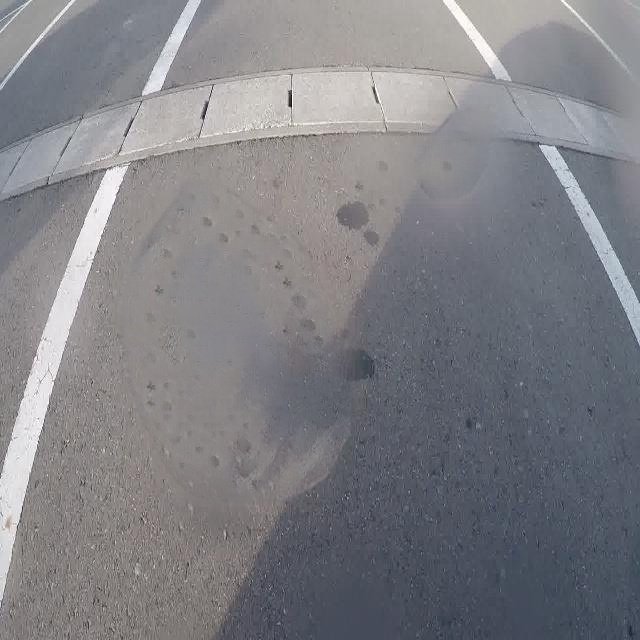
#> input picture testimages/test1_ret.png, 640 x 640 px
$ python unsharp_mask.py
#> lines starting #> are read from the running program, lines starting #| are printed output that depends on the picture
#> further down, image is the input picture: shape (640, 640, 3); mean B, G, R 132.4, 127.7, 127.6
import cv2
import numpy as np

import poissonblending


def unsharp_mask(image, kernel_size=(5, 5), sigma= 5.0, amount=1.0, threshold=5):
    """Return a sharpened version of the image, using an unsharp mask."""
#> called with kernel_size = (5, 5), sigma = 5, amount = 1, threshold = 5
    # For details on unsharp masking, see:
    # https://en.wikipedia.org/wiki/Unsharp_masking
    # https://homepages.inf.ed.ac.uk/rbf/HIPR2/unsharp.htm
    blurred = cv2.GaussianBlur(image, kernel_size, sigma)
    sharpened = float(amount + 1) * image - float(amount) * blurred
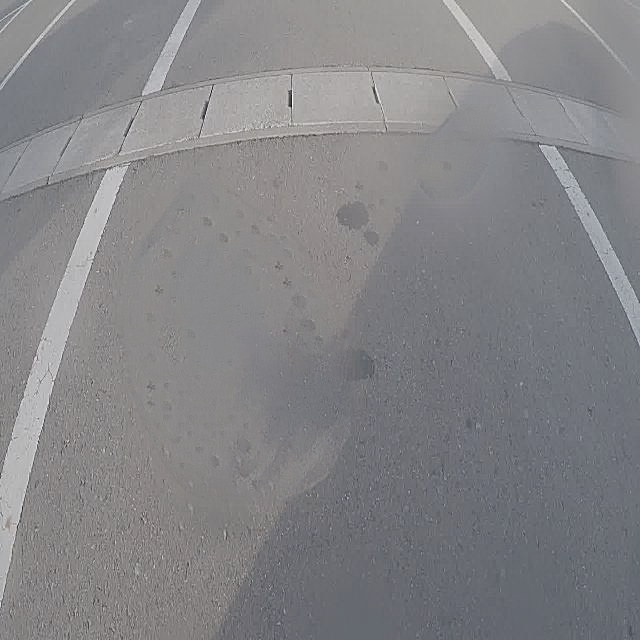
#> sharpened: shape (640, 640, 3) float64; mean B, G, R 132.4, 127.7, 127.6; drawn with min black and max white
    sharpened = np.maximum(sharpened, np.zeros(sharpened.shape))
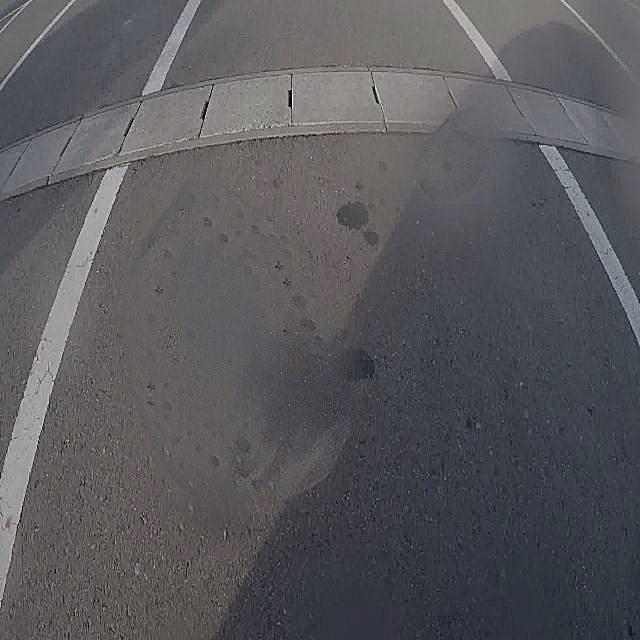
#> sharpened: shape (640, 640, 3) float64; mean B, G, R 132.5, 127.7, 127.6; drawn with min black and max white
    sharpened = np.minimum(sharpened, 255 * np.ones(sharpened.shape))
    sharpened = sharpened.round().astype(np.uint8)

    if threshold > 0:
        low_contrast_mask = np.absolute(image - blurred) < threshold
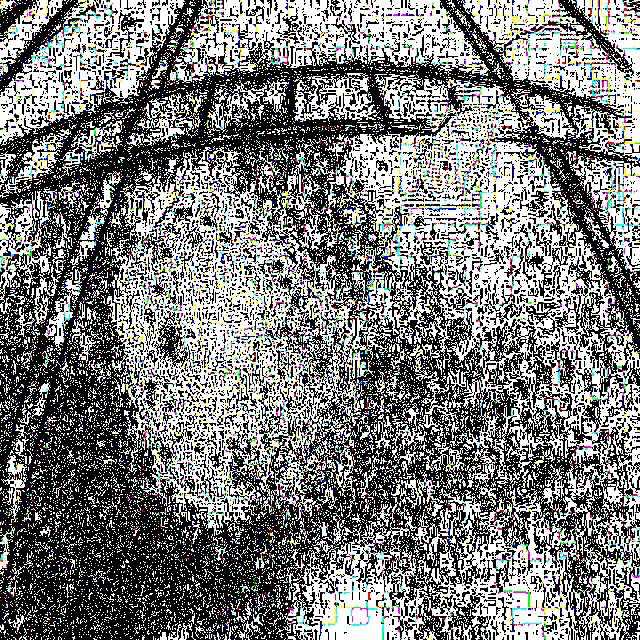
#> low_contrast_mask: shape (640, 640, 3) bool; mean B, G, R 0.483, 0.486, 0.484
        np.copyto(sharpened, image, where=low_contrast_mask)

    return sharpened


if __name__ == '__main__':

    image = cv2.imread("testimages/test1_ret.png")

    cv2.imshow("image", image)
    #gaussian_3 = cv2.GaussianBlur(image, (9, 9), 10.0)

    #unsharp_image = cv2.addWeighted(image, 1.5, gaussian_3, -0.5, 0)
    sharpened = unsharp_mask(image)

    #cv2.imshow("unsharp mask", unsharp_image)
    cv2.imshow("sharpened", sharpened)
    cv2.waitKey(0)
    # cv2.imwrite("lenna_unsharp.jpg", unsharp_image)

$ run again, with code_seamless/output.jpg saved as testimages/test1_ret.png
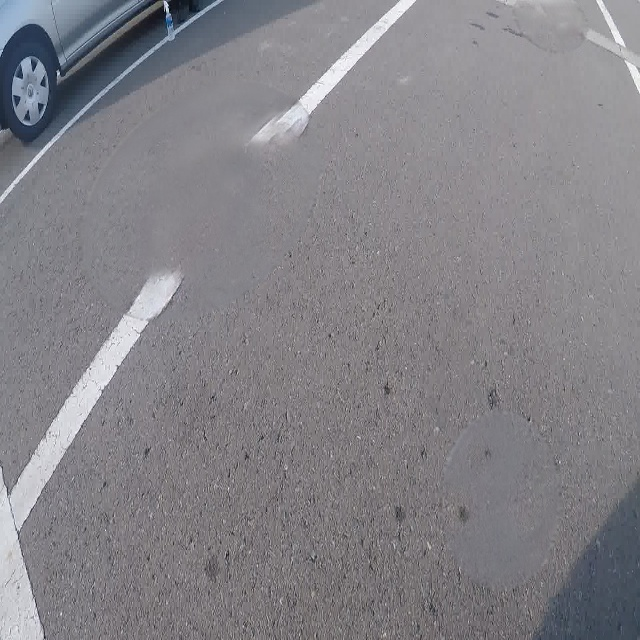
#> input picture code_seamless/output.jpg, 640 x 640 px
#> image is the input picture: shape (640, 640, 3); mean B, G, R 135.3, 130.3, 131.9
#> in unsharp_mask, `sharpened = np.maximum(sharpened, np.zeros(sharpened.shape))`:
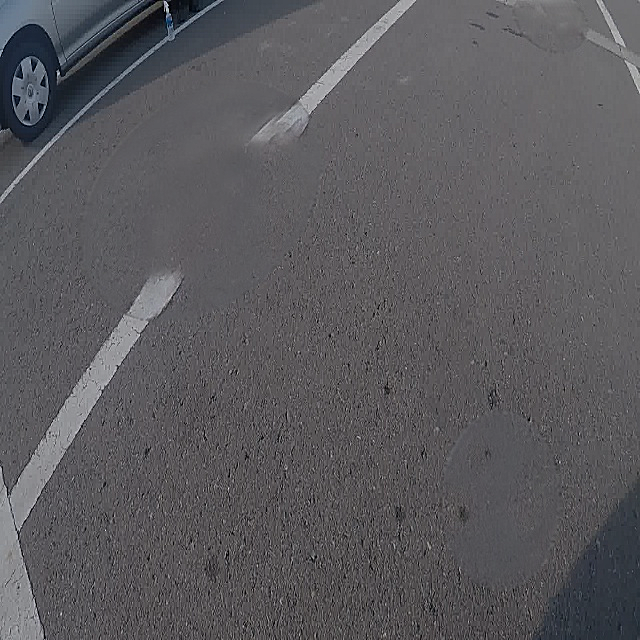
#> sharpened: shape (640, 640, 3) float64; mean B, G, R 135.3, 130.3, 131.9; drawn with min black and max white
#> in unsharp_mask, `low_contrast_mask = np.absolute(image - blurred) < threshold`:
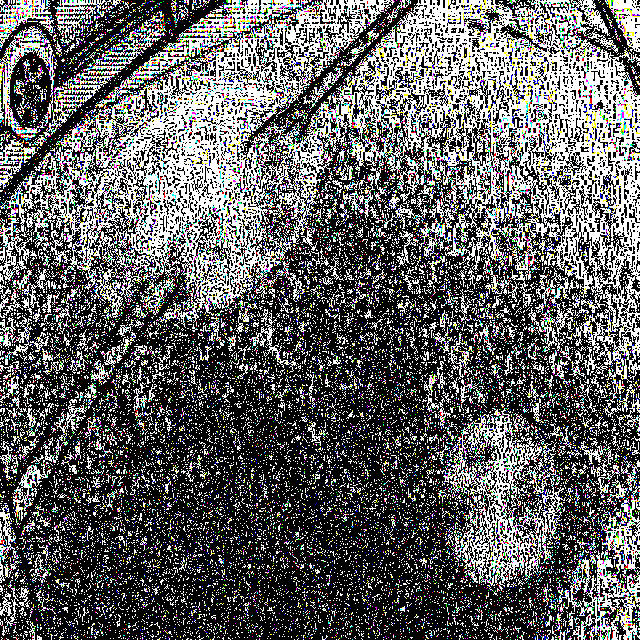
#> low_contrast_mask: shape (640, 640, 3) bool; mean B, G, R 0.377, 0.379, 0.379
